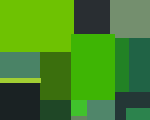
Frame 1 (no input)
Frame 60 (the mouse pressed at the canvas centre just before this capture): identical to frame 1, image omitted
Frame 120 (the mouse held since frame 60 and released just before this capture): identical to frame 1, image omitted

The Processing sketch that drew this single still picture (run headless with seeded random() and noise(); from frame 60 on, the mouse is pressed at the canvas centre):

// Processing sketch: processing_32587
// ── processing_32587.pde

/*
Elizabeth Clare
Aug 3 HW Painting Quilt
*/

void setup() {
  
  size(150,120);
  background(110,194,2);//background,largest color
  
}

void draw () {

  fill(41,46,50);
  noStroke();
  colorMode(RGB);
 //im starting at top left and moving right for the rectangles
  rect(74,0,37,38);

  fill(116,143,110);  
  rect(110,0,40,38);//top right rect
  
fill(74,131,102);  //4
  rect(0,52,40,26);  
 
fill(59,111,13);  
  rect(40,52,31,48); 
  
 fill(62,181,4);  
  rect(71,34,44,68); 
  
  fill(34,130,37);  
  rect(115,38,14,54); 
  
 fill(32,99,69);  
  rect(129,38,21,54);  
 
   fill(162,207,51);  //rectable number9
  rect(0,78,41,5); 
  
 fill(26,34,35);  
  rect(0,83,40,37);  
  
   fill(31,71,38);  
  rect(40,100,31,20);  
  
   fill(64,194,44);  
  rect(71,100,16,20);  
  
   fill(80,134,106); //rect13
  rect(87,100,28,20);  
 
  fill(36,55,54);  
  rect(115,92,35,28);  
  
   fill(44,131,77);  
  rect(126,108,24,12);  //15bottomright
 
  fill(101,133,97);  
  rect(71,116,16,4);  
 
 
 
 


  
 
 
 
 
  
}
